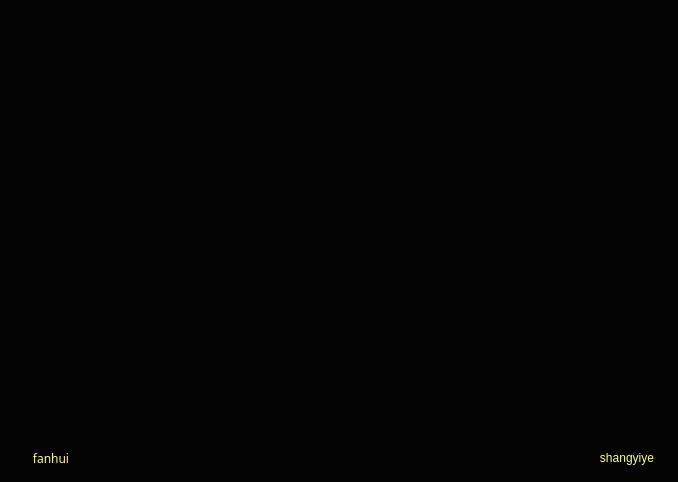
<?xml version="1.0" encoding="UTF-8"?>
<ui version="4.0">
 <class>Xianshipingjiance</class>
 <widget class="QWidget" name="Xianshipingjiance">
  <property name="geometry">
   <rect>
    <x>0</x>
    <y>0</y>
    <width>678</width>
    <height>482</height>
   </rect>
  </property>
  <property name="windowTitle">
   <string>Form</string>
  </property>
  <property name="styleSheet">
   <string notr="true">background-color: rgb(4, 4, 4);</string>
  </property>
  <layout class="QVBoxLayout" name="verticalLayout">
   <item>
    <spacer name="verticalSpacer">
     <property name="orientation">
      <enum>Qt::Vertical</enum>
     </property>
     <property name="sizeHint" stdset="0">
      <size>
       <width>20</width>
       <height>40</height>
      </size>
     </property>
    </spacer>
   </item>
   <item>
    <layout class="QHBoxLayout" name="horizontalLayout_2">
     <item>
      <widget class="QPushButton" name="returnIndex">
       <property name="font">
        <font>
         <family>AR PL UMing TW MBE</family>
        </font>
       </property>
       <property name="styleSheet">
        <string notr="true">color: rgb(255, 255, 127);</string>
       </property>
       <property name="text">
        <string>fanhui</string>
       </property>
       <property name="flat">
        <bool>true</bool>
       </property>
      </widget>
     </item>
     <item>
      <spacer name="horizontalSpacer">
       <property name="orientation">
        <enum>Qt::Horizontal</enum>
       </property>
       <property name="sizeHint" stdset="0">
        <size>
         <width>40</width>
         <height>20</height>
        </size>
       </property>
      </spacer>
     </item>
     <item>
      <spacer name="horizontalSpacer_3">
       <property name="orientation">
        <enum>Qt::Horizontal</enum>
       </property>
       <property name="sizeHint" stdset="0">
        <size>
         <width>40</width>
         <height>20</height>
        </size>
       </property>
      </spacer>
     </item>
     <item>
      <widget class="QPushButton" name="returnPage">
       <property name="styleSheet">
        <string notr="true">color: rgb(255, 255, 127);</string>
       </property>
       <property name="text">
        <string>shangyiye</string>
       </property>
       <property name="flat">
        <bool>true</bool>
       </property>
      </widget>
     </item>
    </layout>
   </item>
  </layout>
 </widget>
 <resources/>
 <connections/>
</ui>
